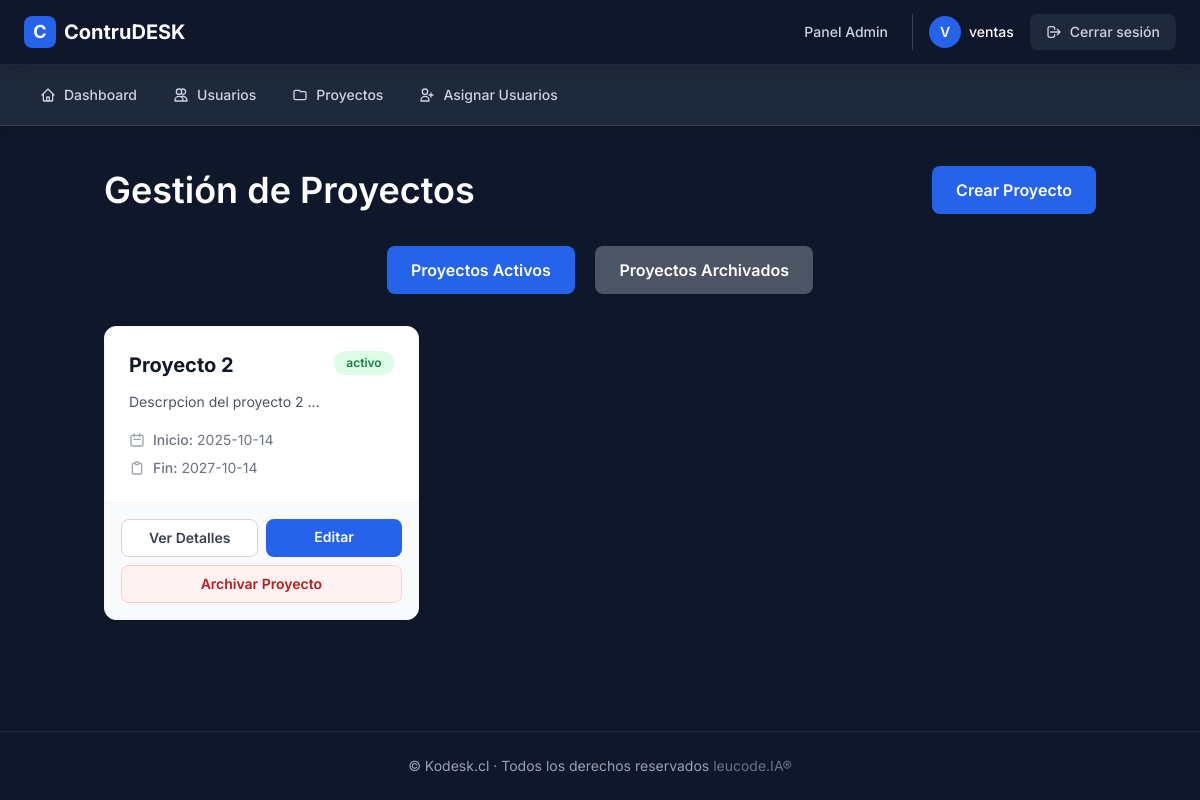
/admin/list (signed in), run on an earlier commit of the app's database.
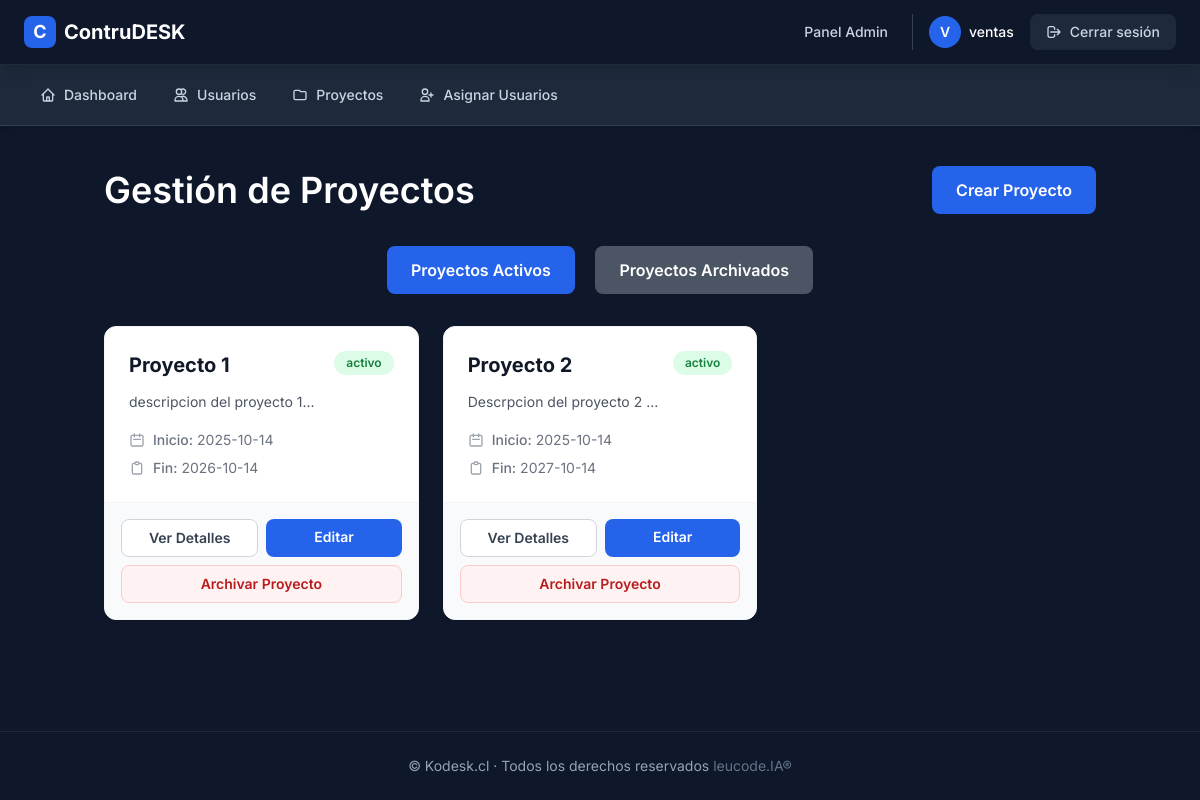
And on a later commit of the database.
### app/models.py (models this page shows, shortened)
class AdminUser(UserMixin, db.Model):
    __tablename__ = "admin_users"
    id = db.Column(db.Integer, primary_key=True)
    nombre = db.Column(db.String(120), nullable=False)
    email = db.Column(db.String(120), unique=True, nullable=False)
    password_hash = db.Column(db.String(255), nullable=False)
    roles = db.relationship('Role', secondary='user_roles', backref=db.backref('users', lazy='dynamic'))
    def has_role(self, role_name):
        return any(role.name == role_name for role in self.roles)
    @property
    def is_authenticated(self):
        return True

class Project(db.Model):
    __tablename__ = 'projects'
    id = db.Column(db.Integer, primary_key=True)
    name = db.Column(db.String(128), nullable=False)
    description = db.Column(db.Text)
    start_date = db.Column(db.DateTime, default=datetime.utcnow)
    end_date = db.Column(db.DateTime)
    progress = db.Column(db.Integer, default=0)
    status = db.Column(db.String(50), default='activo')  # Ej: activo, suspendido, finalizado
    archived = db.Column(db.Boolean, default=False)  # Indicador de archivo
    admin_comment = db.Column(db.Text)
    creator_id = db.Column(db.Integer, db.ForeignKey('admin_users.id'), nullable=False)
    creator = db.relationship('AdminUser', backref='created_projects')

### app/routes/admin.py (the view)
@admin_bp.route('/list')
@login_required
def list_projects():
    projects = Project.query.filter_by(creator_id=current_user.id).all()
    return render_template('admin/ver_proyecto.html', projects=projects)

### app/templates/admin/ver_proyecto.html (shortened to what this page needs)
{% extends "layout.html" %}
{% block content %}
  <div class="container mx-auto mt-10 px-4">
    <div class="flex justify-between items-center mb-8">
      <h2 class="text-4xl font-semibold text-left text-white">Gestión de Proyectos</h2>
      <a href="{{ url_for('admin.create_project') }}"
         class="bg-blue-600 text-white px-6 py-3 rounded-lg font-semibold hover:bg-blue-700 focus:outline-none focus:ring-4 focus:ring-blue-500 transition duration-300">
        Crear Proyecto
      </a>
    </div>
    <div class="text-center mb-8">
      <button id="showActive" class="bg-blue-600 text-white px-6 py-3 rounded-lg font-semibold hover:bg-blue-700 focus:outline-none focus:ring-4 focus:ring-blue-500 transition duration-300 mr-4">
        Proyectos Activos
      </button>
      <button id="showArchived" class="bg-gray-600 text-white px-6 py-3 rounded-lg font-semibold hover:bg-gray-700 focus:outline-none focus:ring-4 focus:ring-gray-500 transition duration-300">
        Proyectos Archivados
      </button>
    </div>
    <div id="activeProjects" class="grid grid-cols-1 sm:grid-cols-2 lg:grid-cols-3 gap-6 mb-8">
      {% for project in projects %}
        {% if not project.archived %}
          <div class="bg-white rounded-xl shadow-sm border border-gray-100 overflow-hidden hover:shadow-lg transition-all duration-300 flex flex-col">
            <div class="p-6 flex-1">
              <div class="flex items-start justify-between mb-3">
                <h3 class="text-xl font-bold text-gray-900 flex-1 pr-2">{{ project.name }}</h3>
                <span class="inline-flex items-center px-3 py-1 text-xs font-semibold rounded-full whitespace-nowrap {{ 'bg-green-100 text-green-700' if project.status == 'activo' else 'bg-gray-100 text-gray-700' }}">
                  {{ project.status }}
                </span>
              </div>
              <p class="text-gray-600 text-sm leading-relaxed mb-4 line-clamp-3">
                {{ project.description[:100] }}...
              </p>
              <div class="space-y-2">
                <div class="flex items-center text-sm text-gray-500">
                  <svg class="w-4 h-4 mr-2 text-gray-400" fill="none" stroke="currentColor" viewBox="0 0 24 24">
                    <path stroke-linecap="round" stroke-linejoin="round" stroke-width="2" d="M8 7V3m8 4V3m-9 8h10M5 21h14a2 2 0 002-2V7a2 2 0 00-2-2H5a2 2 0 00-2 2v12a2 2 0 002 2z"></path>
                  </svg>
                  <span class="font-medium">Inicio:</span>
                  <span class="ml-1">{{ project.start_date.strftime('%Y-%m-%d') }}</span>
                </div>
                <div class="flex items-center text-sm text-gray-500">
                  <svg class="w-4 h-4 mr-2 text-gray-400" fill="none" stroke="currentColor" viewBox="0 0 24 24">
                    <path stroke-linecap="round" stroke-linejoin="round" stroke-width="2" d="M9 5H7a2 2 0 00-2 2v12a2 2 0 002 2h10a2 2 0 002-2V7a2 2 0 00-2-2h-2M9 5a2 2 0 002 2h2a2 2 0 002-2M9 5a2 2 0 012-2h2a2 2 0 012 2"></path>
                  </svg>
                  <span class="font-medium">Fin:</span>
                  <span class="ml-1">{{ project.end_date.strftime('%Y-%m-%d') if project.end_date else 'N/A' }}</span>
                </div>
              </div>
            </div>
            <div class="border-t border-gray-100 bg-gray-50 p-4">
              <div class="flex flex-col sm:flex-row gap-2">
                <a href="{{ url_for('admin.project_details', project_id=project.id) }}"
                   class="flex-1 text-center bg-white border border-gray-300 text-gray-700 px-4 py-2 rounded-lg text-sm font-semibold hover:bg-gray-50 hover:border-gray-400 transition duration-200">
                  Ver Detalles
                </a>
                <a href="{{ url_for('admin.edit_project', project_id=project.id) }}"
                   class="flex-1 text-center bg-blue-600 text-white px-4 py-2 rounded-lg text-sm font-semibold hover:bg-blue-700 transition duration-200">
                  Editar
                </a>
              </div>
              <form action="{{ url_for('admin.archive_project', project_id=project.id) }}" method="post" class="mt-2">
                <button type="submit" class="w-full bg-red-50 border border-red-200 text-red-700 px-4 py-2 rounded-lg text-sm font-semibold hover:bg-red-100 hover:border-red-300 transition duration-200">
                  Archivar Proyecto
                </button>
              </form>
            </div>
          </div>
        {% endif %}
      {% endfor %}
    </div>
  </div>
{% endblock %}

### app/templates/layout.html (shortened to what this page needs)
<!DOCTYPE html>
<html lang="es">
<head>
  <script src="https://cdn.tailwindcss.com"></script>
</head>
<body class="min-h-screen flex flex-col">
  <header class="w-full bg-slate-900 border-b border-slate-800 sticky top-0 z-50 shadow-lg">
    <div class="max-w-full mx-auto px-3 sm:px-4 lg:px-6">
      <div class="flex items-center justify-between h-16">
        <a href="{{ url_for('main.index') }}" class="flex items-center gap-2 group">
          <div class="w-8 h-8 bg-blue-600 rounded-lg flex items-center justify-center group-hover:bg-blue-700 transition-colors">
            <span class="text-white font-bold text-lg">C</span>
          </div>
          <span class="text-xl font-bold text-white hidden sm:inline">
            ContruDESK
          </span>
        </a>
        <nav class="hidden lg:flex items-center gap-6">
          {% if current_user.is_authenticated %}
            {% if current_user.has_role('admin') %}
              <a href="{{ url_for('admin.admin_dashboard') }}" class="text-sm text-slate-300 hover:text-white transition-colors font-medium">
                Panel Admin
              </a>
            {% elif current_user.has_role('editor') %}
              <a href="{{ url_for('editor.editor_dashboard') }}" class="text-sm text-slate-300 hover:text-white transition-colors font-medium">
                Dashboard Editor
              </a>
            {% elif current_user.has_role('miembro') %}
              <a href="{{ url_for('miembro.miembro_dashboard') }}" class="text-sm text-slate-300 hover:text-white transition-colors font-medium">
                Dashboard Miembro
              </a>
            {% elif current_user.has_role('lector') %}
            {% else %}
              <a href="{{ url_for('main.index') }}" class="text-sm text-slate-300 hover:text-white transition-colors font-medium">
                Inicio
              </a>
            {% endif %}
            <div class="flex items-center gap-4 pl-4 border-l border-slate-700">
              <div class="flex items-center gap-2">
                <div class="w-8 h-8 bg-blue-600 rounded-full flex items-center justify-center">
                  <span class="text-white text-sm font-semibold">{{ current_user.nombre[0]|upper }}</span>
                </div>
                <span class="text-sm text-white font-medium">{{ current_user.nombre }}</span>
              </div>
              <a href="{{ url_for('auth.logout') }}" class="inline-flex items-center gap-2 px-4 py-2 bg-slate-800 hover:bg-slate-700 text-slate-300 hover:text-white rounded-lg text-sm font-medium transition-colors">
                <svg class="w-4 h-4" fill="none" stroke="currentColor" viewBox="0 0 24 24">
                  <path stroke-linecap="round" stroke-linejoin="round" stroke-width="2" d="M17 16l4-4m0 0l-4-4m4 4H7m6 4v1a3 3 0 01-3 3H6a3 3 0 01-3-3V7a3 3 0 013-3h4a3 3 0 013 3v1"/>
                </svg>
                Cerrar sesión
              </a>
            </div>
          {% else %}
            <a href="{{ url_for('auth.login') }}" class="inline-flex items-center gap-2 px-4 py-2 bg-blue-600 hover:bg-blue-700 text-white rounded-lg text-sm font-semibold transition-colors">
              Iniciar Sesión
            </a>
          {% endif %}
        </nav>
      </div>
    </div>
  </header>
  {% if current_user.is_authenticated %}
    <nav class="bg-slate-800 border-b border-slate-700 shadow-md">
      <div class="max-w-full mx-auto px-3 sm:px-4 lg:px-6">
        <div class="hidden md:flex items-center gap-1 py-3 overflow-x-auto">
          {% if current_user.has_role('admin') %}
            <a href="{{ url_for('admin.admin_dashboard') }}" class="inline-flex items-center gap-2 px-4 py-2 text-sm font-medium text-slate-300 hover:text-white hover:bg-slate-700 rounded-lg transition-colors whitespace-nowrap">
              <svg class="w-4 h-4" fill="none" stroke="currentColor" viewBox="0 0 24 24">
                <path stroke-linecap="round" stroke-linejoin="round" stroke-width="2" d="M3 12l2-2m0 0l7-7 7 7M5 10v10a1 1 0 001 1h3m10-11l2 2m-2-2v10a1 1 0 01-1 1h-3m-6 0a1 1 0 001-1v-4a1 1 0 011-1h2a1 1 0 011 1v4a1 1 0 001 1m-6 0h6"/>
              </svg>
              Dashboard
            </a>
            <a href="{{ url_for('admin.usuarios') }}" class="inline-flex items-center gap-2 px-4 py-2 text-sm font-medium text-slate-300 hover:text-white hover:bg-slate-700 rounded-lg transition-colors whitespace-nowrap">
              <svg class="w-4 h-4" fill="none" stroke="currentColor" viewBox="0 0 24 24">
                <path stroke-linecap="round" stroke-linejoin="round" stroke-width="2" d="M12 4.354a4 4 0 110 5.292M15 21H3v-1a6 6 0 0112 0v1zm0 0h6v-1a6 6 0 00-9-5.197M13 7a4 4 0 11-8 0 4 4 0 018 0z"/>
              </svg>
              Usuarios
            </a>
            <a href="{{ url_for('admin.list_projects') }}" class="inline-flex items-center gap-2 px-4 py-2 text-sm font-medium text-slate-300 hover:text-white hover:bg-slate-700 rounded-lg transition-colors whitespace-nowrap">
              <svg class="w-4 h-4" fill="none" stroke="currentColor" viewBox="0 0 24 24">
                <path stroke-linecap="round" stroke-linejoin="round" stroke-width="2" d="M3 7v10a2 2 0 002 2h14a2 2 0 002-2V9a2 2 0 00-2-2h-6l-2-2H5a2 2 0 00-2 2z"/>
              </svg>
              Proyectos
            </a>
            <a href="{{ url_for('admin.assign_user_to_project') }}" class="inline-flex items-center gap-2 px-4 py-2 text-sm font-medium text-slate-300 hover:text-white hover:bg-slate-700 rounded-lg transition-colors whitespace-nowrap">
              <svg class="w-4 h-4" fill="none" stroke="currentColor" viewBox="0 0 24 24">
                <path stroke-linecap="round" stroke-linejoin="round" stroke-width="2" d="M18 9v3m0 0v3m0-3h3m-3 0h-3m-2-5a4 4 0 11-8 0 4 4 0 018 0zM3 20a6 6 0 0112 0v1H3v-1z"/>
              </svg>
              Asignar Usuarios
            </a>
          {% endif %}
        </div>
      </div>
    </nav>
  {% endif %}
  <main class="flex-grow">
    {% block content %}{% endblock %}
  </main>
  <footer class="bg-slate-900 border-t border-slate-800 mt-auto">
    <div class="max-w-full mx-auto px-3 sm:px-4 lg:px-6 py-6">
      <div class="text-center">
        <p class="text-slate-400 text-sm">
          © {{ config.STORE_NAME or "Kodesk.cl" }} · Todos los derechos reservados
          <span class="text-slate-500">leucode.IA®</span>
        </p>
      </div>
    </div>
  </footer>
</body>
</html>

### app/templates/layout.html (style rules this page uses)
body { font-family: 'Inter', sans-serif !important; background: #0f172a !important; }

What changed in the data, as far as the page shows it:
now on this page (row edited): Project: name "Proyecto 1", status "activo", description "descripcion del proyecto 1", start_date "2025-10-14", end_date "2026-10-14"
